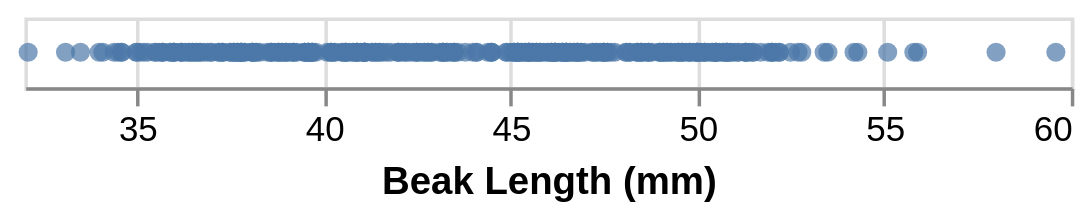

This figure's notebook cell:
### Markdown cell above
and if we want to change the zero

### Code cell
alt.Chart(data).mark_circle().encode(
    x=alt.X('Beak Length (mm):Q', scale=alt.Scale(zero=False))
)

### Figure 1 — Vega-Lite specification as saved in the notebook (floating-point values rounded to 4 significant figures; data arrays with more than 128 entries replaced by an {"elided": "..."} marker saying what was removed)
{"config": {"view": {"continuousWidth": 300, "continuousHeight": 300}}, "data": {"name": "data-c46e1ab98ba3fb2ca8b5ae3c04ffafea"}, "mark": {"type": "circle"}, "encoding": {"x": {"field": "Beak Length (mm)", "scale": {"zero": false}, "type": "quantitative"}}, "$schema": "https://vega.github.io/schema/vega-lite/v6.1.0.json", "datasets": {"data-c46e1ab98ba3fb2ca8b5ae3c04ffafea": {"elided": "344 records"}}}
